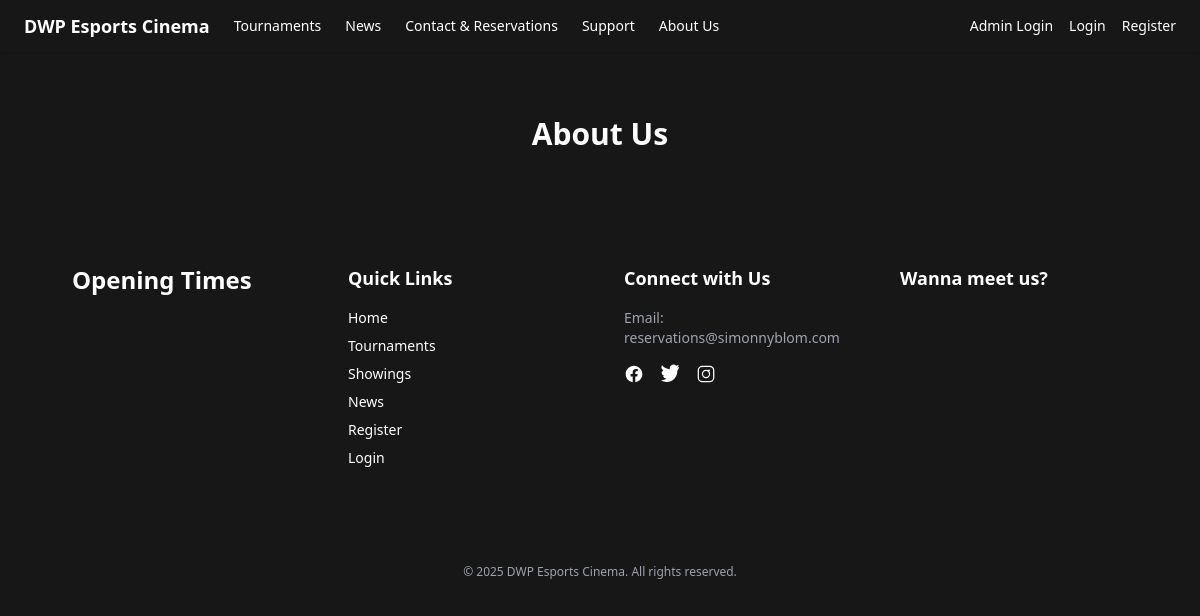
Page /aboutus.php on the earlier database version.
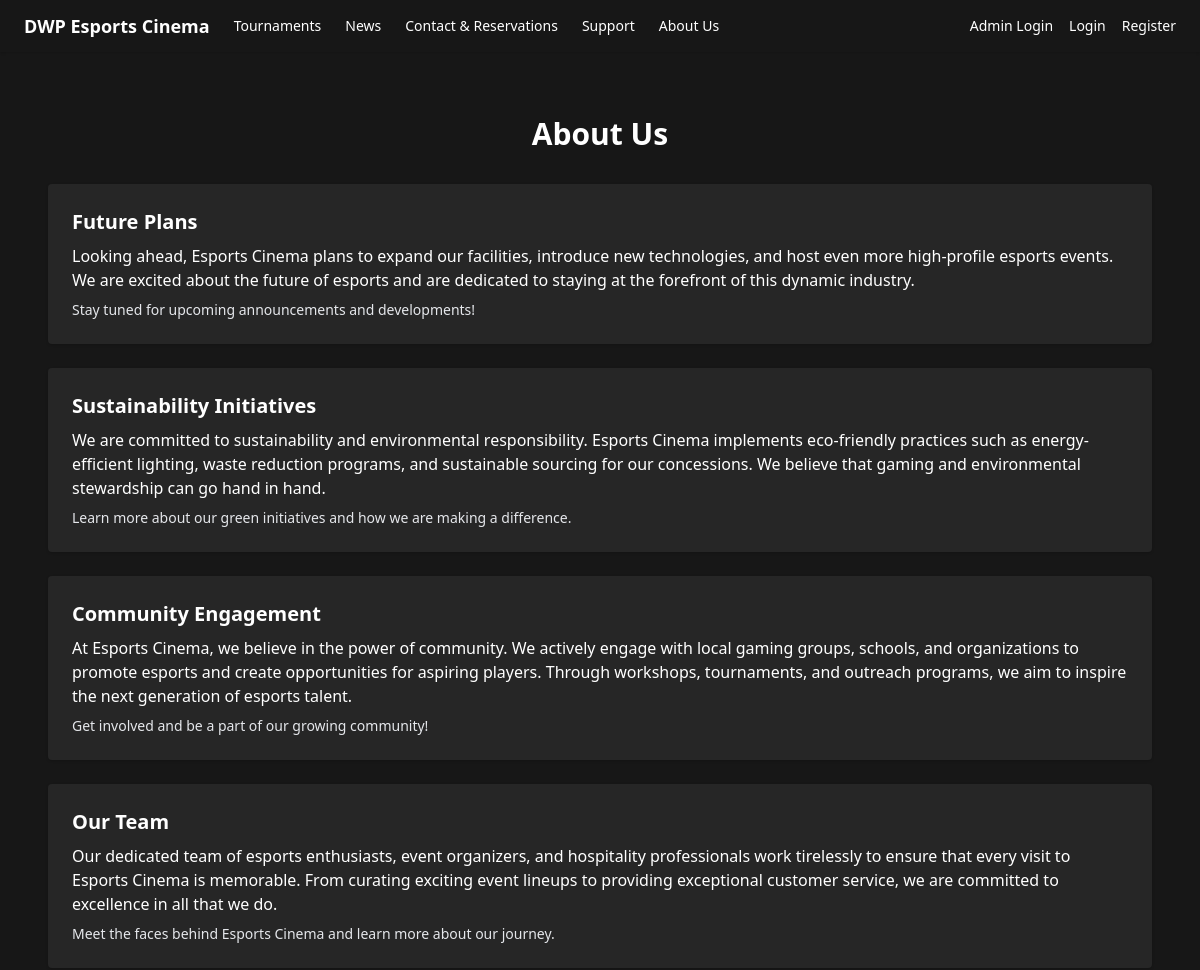
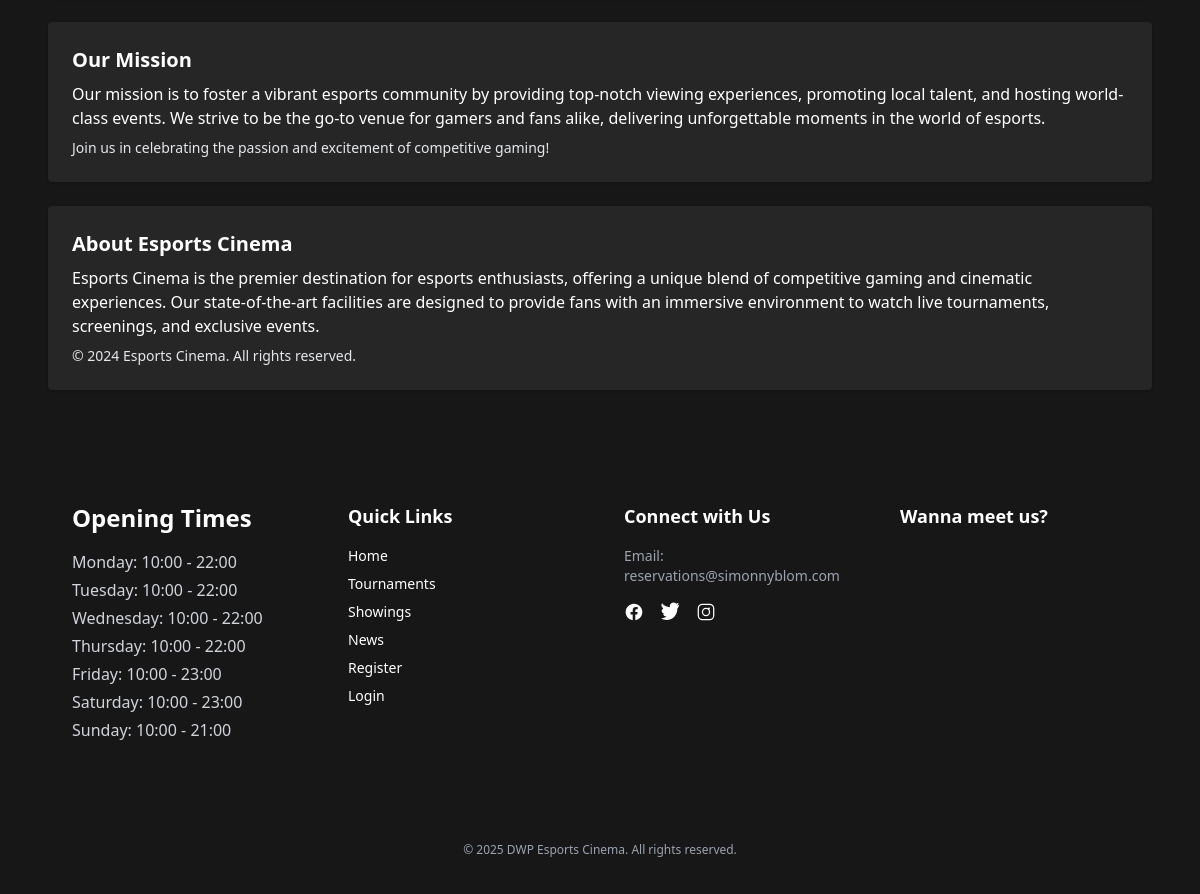
Same page on the later database version (2 pictures, top to bottom).
### tables this page shows
CREATE TABLE AboutUs (
    aboutID INT PRIMARY KEY AUTO_INCREMENT,
    aboutTitle VARCHAR(255) NOT NULL,
    aboutContent TEXT NOT NULL,
    aboutFooter VARCHAR(255),
    lastUpdated DATETIME DEFAULT CURRENT_TIMESTAMP ON UPDATE CURRENT_TIMESTAMP
);

CREATE TABLE OpeningHours (
    dayOfWeek ENUM('Monday', 'Tuesday', 'Wednesday', 'Thursday', 'Friday', 'Saturday', 'Sunday') PRIMARY KEY,
    openTime TIME NOT NULL,
    closeTime TIME NOT NULL,
    isClosed BOOLEAN DEFAULT FALSE
);

### controllers/AboutUsController.php (called while the page is built, shortened)
<?php
require_once __DIR__ . '/../classes/AboutUs.php';
class AboutUsController
{
    private AboutUs $model;
    public function __construct(PDO $pdo)
    {
        $this->model = new AboutUs($pdo);
    }
    public function getAll(): array
    {
        return $this->model->getAll();
    }
}

### classes/AboutUs.php (called while the page is built, shortened)
<?php
class AboutUs
{
    private PDO $pdo;
    public function __construct(PDO $pdo)
    {
        $this->pdo = $pdo;
    }
    public function getAll(): array
    {
        $stmt = $this->pdo->query("SELECT * FROM AboutUs ORDER BY aboutID DESC");
        return $stmt->fetchAll(PDO::FETCH_ASSOC);
    }
}

### aboutus.php (the view, shortened to what this page needs)
<?php
require_once __DIR__ . '/controllers/AboutUsController.php';
$pdo = Database::getInstance();
$ctrl = new AboutUsController($pdo);
$aboutItems = $ctrl->getAll();
?>
<!DOCTYPE html>
<html lang="en">
<head>
    <script src="https://cdn.tailwindcss.com"></script>
</head>
<body class="bg-neutral-900 text-white">
    <?php include __DIR__ . '/includes/navbar.php'; ?>
    <main class="max-w-6xl mx-auto px-6 py-16">
        <h1 class="text-3xl font-bold mb-8 text-center">About Us</h1>
        <?php foreach ($aboutItems as $item): ?>
            <section class="bg-neutral-800 p-6 rounded shadow mb-6">
                <h2 class="text-xl font-semibold mb-2"><?= htmlspecialchars($item['aboutTitle']) ?></h2>
                <p class="text-white mb-2"><?= nl2br(htmlspecialchars($item['aboutContent'])) ?></p>
                <?php if ($item['aboutFooter']): ?>
                    <p class="text-gray-200 text-sm"><?= htmlspecialchars($item['aboutFooter']) ?></p>
                <?php endif; ?>
            </section>
        <?php endforeach; ?>
        <?php include __DIR__ . '/includes/footer.php'; ?>
    </main>
</body>
</html>

### includes/footer.php (shortened to what this page needs)
<footer class="bg-neutral-900 text-white mt-16">
    <div class="max-w-6xl mx-auto px-6 py-12 flex flex-col md:flex-row md:justify-evenly md:items-start gap-12">
        <div class="md:w-1/3">
            <h4 class="text-white font-semibold text-2xl mb-4">Opening Times</h4>
            <ul class="text-gray-300">
                <?php
                $stmt = $pdo->query("SELECT dayOfWeek, openTime, closeTime, isClosed FROM OpeningHours ORDER BY FIELD(dayOfWeek, 'Monday','Tuesday','Wednesday','Thursday','Friday','Saturday','Sunday')");
                $hours = $stmt->fetchAll(PDO::FETCH_ASSOC);
                foreach ($hours as $h) {
                    echo '<li class="mb-1">';
                    echo htmlspecialchars($h['dayOfWeek']) . ': ';
                    if ($h['isClosed']) {
                        echo 'Closed';
                    } else {
                        echo date('H:i', strtotime($h['openTime'])) . ' - ' . date('H:i', strtotime($h['closeTime']));
                    }
                    echo '</li>';
                }
                ?>
            </ul>
        </div>
        <div class="md:w-1/3">
            <h4 class="text-white font-semibold text-lg mb-4">Quick Links</h4>
            <ul class="space-y-2 text-sm">
                <li><a href="index.php" class="hover:text-white transition">Home</a></li>
                <li><a href="tournaments.php" class="hover:text-white transition">Tournaments</a></li>
                <li><a href="showings.php" class="hover:text-white transition">Showings</a></li>
                <li><a href="news.php" class="hover:text-white transition">News</a></li>
                <li><a href="register.php" class="hover:text-white transition">Register</a></li>
                <li><a href="login.php" class="hover:text-white transition">Login</a></li>
            </ul>
        </div>
        <div class="md:w-1/3">
            <h4 class="text-white font-semibold text-lg mb-4">Connect with Us</h4>
            <p class="text-gray-400 text-sm mb-4">
                Email: <a href="mailto:reservations@simonnyblom.com" class="hover:text-white">reservations@simonnyblom.com</a>
            </p>
            <div class="flex space-x-4">
                <a href="#" class="hover:text-white transition" aria-label="Facebook">
                </a>
                <a href="#" class="hover:text-white transition" aria-label="Twitter">
                </a>
                <a href="#" class="hover:text-white transition" aria-label="Instagram">
                </a>
            </div>
        </div>
        <div class="md:w-1/3">
            <h4 class="text-white font-semibold text-lg mb-4">Wanna meet us?</h4>
        </div>
    </div>
    <div class="mt-8 pt-4 pb-2 text-center text-gray-400 text-xs">
        &copy; <?= date('Y') ?> DWP Esports Cinema. All rights reserved.
    </div>
</footer>

Differences in the rows shown:
added aboutus: aboutTitle "Future Plans", aboutContent "Looking ahead, Esports Cinema plans to expand our facilities, introduce new technologies, and host even more high-profile esports events. We are excited about the future of esports and are dedicated to staying at the forefront of this dynamic industry.", aboutFooter "Stay tuned for upcoming announcements and developments!"
added aboutus: aboutTitle "Sustainability Initiatives", aboutContent "We are committed to sustainability and environmental responsibility. Esports Cinema implements eco-friendly practices such as energy-efficient lighting, waste reduction programs, and sustainable sourcing for our concessions. We believe that gaming and environmental stewardship can go hand in hand.", aboutFooter "Learn more about our green initiatives and how we are making a difference."
added aboutus: aboutTitle "Community Engagement", aboutContent "At Esports Cinema, we believe in the power of community. We actively engage with local gaming groups, schools, and organizations to promote esports and create opportunities for aspiring players. Through workshops, tournaments, and outreach programs, we aim to inspire the next generation of esports talent.", aboutFooter "Get involved and be a part of our growing community!"
added aboutus: aboutTitle "Our Team", aboutContent "Our dedicated team of esports enthusiasts, event organizers, and hospitality professionals work tirelessly to ensure that every visit to Esports Cinema is memorable. From curating exciting event lineups to providing exceptional customer service, we are committed to excellence in all that we do.", aboutFooter "Meet the faces behind Esports Cinema and learn more about our journey."
added aboutus: aboutTitle "Our Mission", aboutContent "Our mission is to foster a vibrant esports community by providing top-notch viewing experiences, promoting local talent, and hosting world-class events. We strive to be the go-to venue for gamers and fans alike, delivering unforgettable moments in the world of esports.", aboutFooter "Join us in celebrating the passion and excitement of competitive gaming!"
added aboutus: aboutTitle "About Esports Cinema", aboutContent "Esports Cinema is the premier destination for esports enthusiasts, offering a unique blend of competitive gaming and cinematic experiences. Our state-of-the-art facilities are designed to provide fans with an immersive environment to watch live tournaments, screenings, and exclusive events.", aboutFooter "© 2024 Esports Cinema. All rights reserved."
added openinghours: dayOfWeek "Monday", openTime "10:00", closeTime "22:00"
added openinghours: dayOfWeek "Tuesday", openTime "10:00", closeTime "22:00"
added openinghours: dayOfWeek "Wednesday", openTime "10:00", closeTime "22:00"
added openinghours: dayOfWeek "Thursday", openTime "10:00", closeTime "22:00"
added openinghours: dayOfWeek "Friday", openTime "10:00", closeTime "23:00"
added openinghours: dayOfWeek "Saturday", openTime "10:00", closeTime "23:00"
added openinghours: dayOfWeek "Sunday", openTime "10:00", closeTime "21:00"
